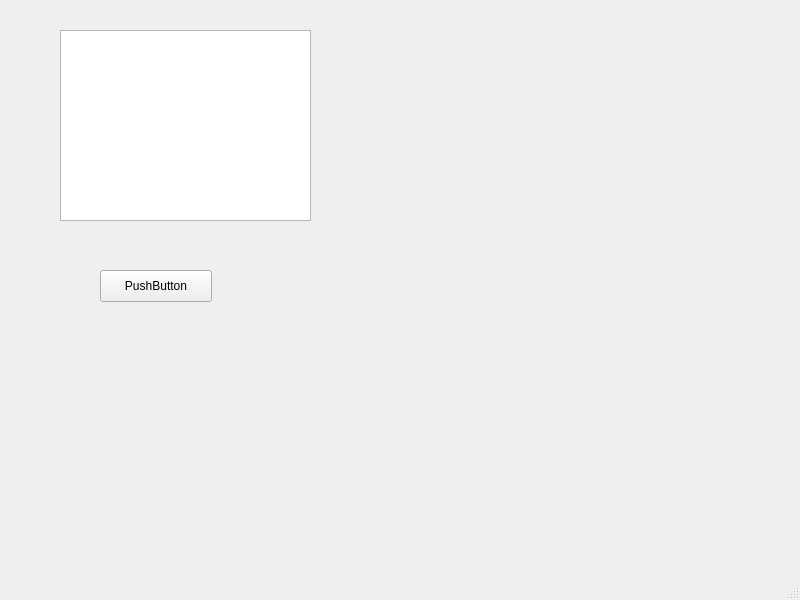
<?xml version="1.0" encoding="UTF-8"?>
<ui version="4.0">
 <class>MainWindow</class>
 <widget class="QMainWindow" name="MainWindow">
  <property name="geometry">
   <rect>
    <x>0</x>
    <y>0</y>
    <width>800</width>
    <height>600</height>
   </rect>
  </property>
  <property name="windowTitle">
   <string>MainWindow</string>
  </property>
  <widget class="QWidget" name="centralwidget">
   <widget class="QTextEdit" name="textEdit">
    <property name="geometry">
     <rect>
      <x>60</x>
      <y>30</y>
      <width>251</width>
      <height>191</height>
     </rect>
    </property>
   </widget>
   <widget class="QPushButton" name="pushButton">
    <property name="geometry">
     <rect>
      <x>100</x>
      <y>270</y>
      <width>112</width>
      <height>32</height>
     </rect>
    </property>
    <property name="text">
     <string>PushButton</string>
    </property>
   </widget>
  </widget>
  <widget class="QMenuBar" name="menubar">
   <property name="geometry">
    <rect>
     <x>0</x>
     <y>0</y>
     <width>800</width>
     <height>22</height>
    </rect>
   </property>
  </widget>
  <widget class="QStatusBar" name="statusbar"/>
 </widget>
 <resources/>
 <connections/>
</ui>
